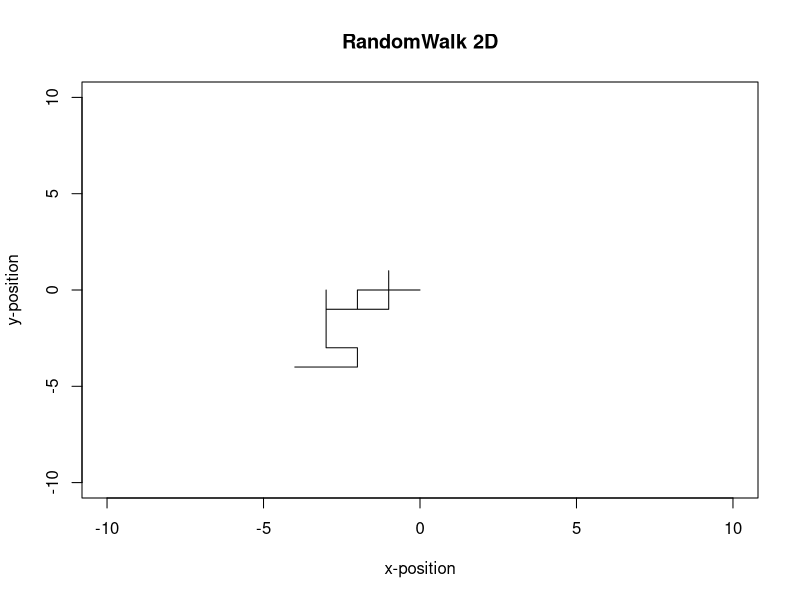

The R source for this figure: (Note: this script raises an error after producing the figure.)
n_steps = 20; n_exp = 200

#it can 'walk' in 4 directions, north, south, east and west
disp = matrix(c(1,0,-1,0,0,1,0,-1), 2, 4)
print(disp)

walks = c()

for(i in 1:n_exp) {
  
  m = disp[,sample(4,n_steps,replace=TRUE)]
# m = the random direction the walk can take
  m = cbind(c(0,0),m)
# we set as the first point the (0,0)
  x = apply(m,1, cumsum)
  
  if(i==1)
    plot(x, type='l', main = "RandomWalk 2D", xlab = "x-position", ylab = "y-position",
         xlim = c(-10,10), ylim=c(-10,10))
  else
    points(x, type="l", col=palette()[i%%8+1]) #every walk has a different color


#other way to put colors:
  #else
    #lines(x, col=rgb(runif(255),runif(255),runif(255)))
    #lines(x,col=palette()[i%%8+1])

  #total_sum=the mean value from all the walks
  total_sum = total_sum + apply(xy, 2, sum)
  #sum of the square values of all the positions xy
  total_sd2 = total_sd2 + apply(xy^2, 1, sum)
  
} #end of for(i)

plot(matrix(total_sum/n_steps/n_exp, 1, 2), xlim=c(-1,1), ylim=c(-1,1), xlab="mean x", 
     ylab="mean y", main="mean value")
plot(total_sd2/n_exp, ylim=c(0,n_steps), xlab="time", 
     ylab="r^2", main="mean r^2 vs time")
